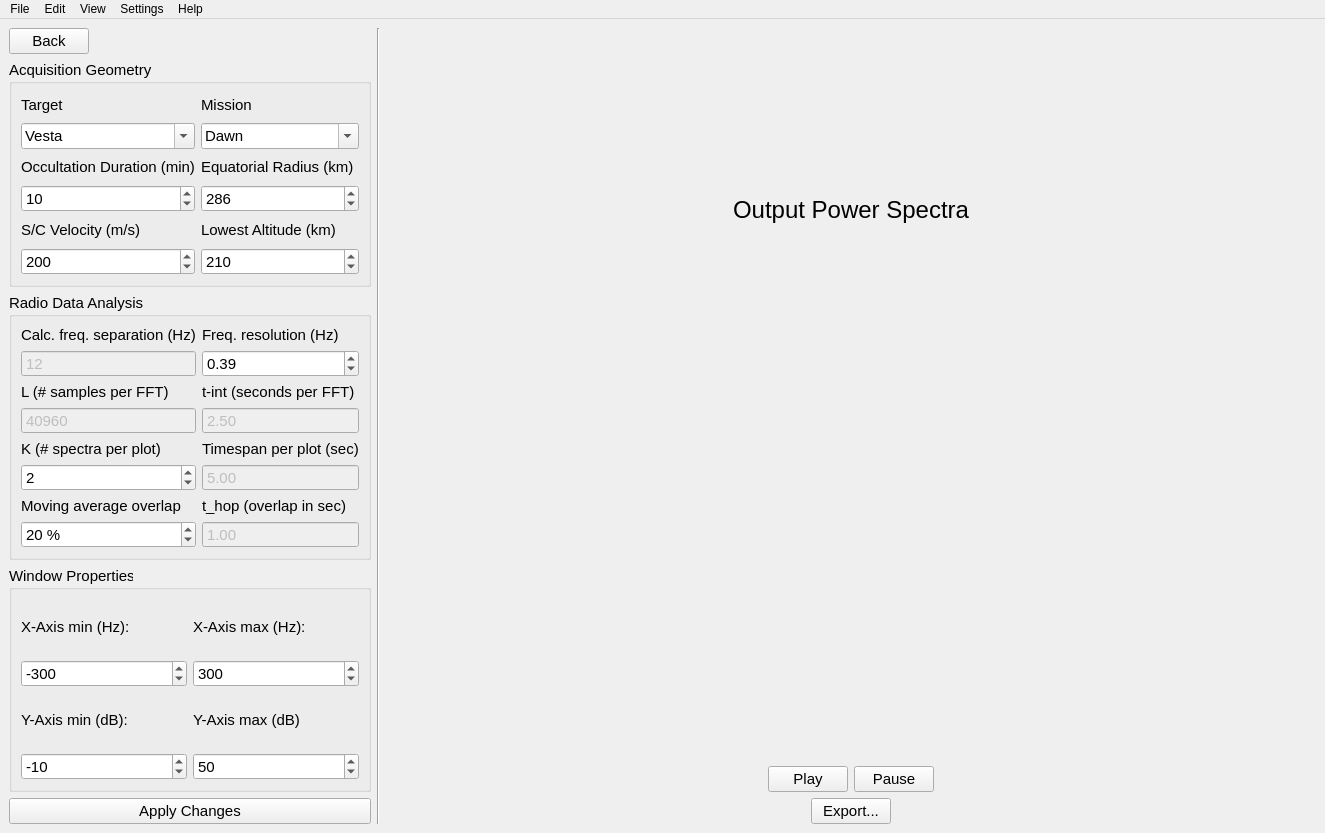
<?xml version="1.0" encoding="UTF-8"?>
<ui version="4.0">
 <class>MainWindow</class>
 <widget class="QMainWindow" name="MainWindow">
  <property name="geometry">
   <rect>
    <x>0</x>
    <y>0</y>
    <width>1325</width>
    <height>833</height>
   </rect>
  </property>
  <property name="font">
   <font>
    <family>Arial</family>
    <pointsize>9</pointsize>
    <weight>50</weight>
    <bold>false</bold>
   </font>
  </property>
  <property name="windowTitle">
   <string>MainWindow</string>
  </property>
  <widget class="QWidget" name="centralwidget">
   <property name="font">
    <font>
     <pointsize>9</pointsize>
    </font>
   </property>
   <layout class="QGridLayout" name="gridLayout">
    <item row="1" column="2">
     <layout class="QHBoxLayout" name="horizontalLayout" stretch="1,1,5">
      <item>
       <layout class="QVBoxLayout" name="vlayout_left">
        <item>
         <layout class="QHBoxLayout" name="horizontalLayout_7">
          <item>
           <widget class="QPushButton" name="btn_back">
            <property name="font">
             <font>
              <pointsize>11</pointsize>
             </font>
            </property>
            <property name="text">
             <string>Back</string>
            </property>
           </widget>
          </item>
          <item>
           <spacer name="horizontalSpacer_5">
            <property name="orientation">
             <enum>Qt::Horizontal</enum>
            </property>
            <property name="sizeHint" stdset="0">
             <size>
              <width>40</width>
              <height>20</height>
             </size>
            </property>
           </spacer>
          </item>
         </layout>
        </item>
        <item>
         <widget class="QGroupBox" name="group_aq_geometry">
          <property name="font">
           <font>
            <family>Arial</family>
            <pointsize>11</pointsize>
           </font>
          </property>
          <property name="title">
           <string>Acquisition Geometry</string>
          </property>
          <layout class="QGridLayout" name="gridLayout_3">
           <item row="0" column="0">
            <widget class="QLabel" name="lbl_target">
             <property name="font">
              <font>
               <family>Arial</family>
               <pointsize>11</pointsize>
              </font>
             </property>
             <property name="text">
              <string>Target</string>
             </property>
            </widget>
           </item>
           <item row="2" column="0">
            <widget class="QLabel" name="lbl_occ_duration">
             <property name="font">
              <font>
               <family>Arial</family>
               <pointsize>11</pointsize>
              </font>
             </property>
             <property name="text">
              <string>Occultation Duration (min)</string>
             </property>
            </widget>
           </item>
           <item row="2" column="1">
            <widget class="QLabel" name="lbl_eq_radius">
             <property name="font">
              <font>
               <family>Arial</family>
               <pointsize>11</pointsize>
              </font>
             </property>
             <property name="text">
              <string>Equatorial Radius (km)</string>
             </property>
            </widget>
           </item>
           <item row="1" column="0">
            <widget class="QComboBox" name="combo_target">
             <property name="enabled">
              <bool>true</bool>
             </property>
             <property name="editable">
              <bool>true</bool>
             </property>
             <property name="currentText">
              <string>Vesta</string>
             </property>
            </widget>
           </item>
           <item row="1" column="1">
            <widget class="QComboBox" name="combo_mission">
             <property name="enabled">
              <bool>true</bool>
             </property>
             <property name="editable">
              <bool>true</bool>
             </property>
             <property name="currentText">
              <string>Dawn</string>
             </property>
            </widget>
           </item>
           <item row="0" column="1">
            <widget class="QLabel" name="lbl_mission">
             <property name="font">
              <font>
               <family>Arial</family>
               <pointsize>11</pointsize>
              </font>
             </property>
             <property name="text">
              <string>Mission</string>
             </property>
            </widget>
           </item>
           <item row="4" column="1">
            <widget class="QLabel" name="lbl_lowest_alt">
             <property name="font">
              <font>
               <family>Arial</family>
               <pointsize>11</pointsize>
              </font>
             </property>
             <property name="text">
              <string>Lowest Altitude (km)</string>
             </property>
            </widget>
           </item>
           <item row="4" column="0">
            <widget class="QLabel" name="lbl_sc_veolcity">
             <property name="font">
              <font>
               <family>Arial</family>
               <pointsize>11</pointsize>
              </font>
             </property>
             <property name="text">
              <string>S/C Velocity (m/s)</string>
             </property>
            </widget>
           </item>
           <item row="3" column="0">
            <widget class="QDoubleSpinBox" name="spin_occ_duration">
             <property name="decimals">
              <number>0</number>
             </property>
             <property name="maximum">
              <double>1000.000000000000000</double>
             </property>
             <property name="value">
              <double>10.000000000000000</double>
             </property>
            </widget>
           </item>
           <item row="3" column="1">
            <widget class="QDoubleSpinBox" name="spin_eq_radius">
             <property name="decimals">
              <number>0</number>
             </property>
             <property name="maximum">
              <double>100000.000000000000000</double>
             </property>
             <property name="value">
              <double>286.000000000000000</double>
             </property>
            </widget>
           </item>
           <item row="5" column="0">
            <widget class="QDoubleSpinBox" name="spin_sc_velocity">
             <property name="decimals">
              <number>0</number>
             </property>
             <property name="maximum">
              <double>10000.000000000000000</double>
             </property>
             <property name="value">
              <double>200.000000000000000</double>
             </property>
            </widget>
           </item>
           <item row="5" column="1">
            <widget class="QDoubleSpinBox" name="spin_lowest_alt">
             <property name="decimals">
              <number>0</number>
             </property>
             <property name="maximum">
              <double>10000.000000000000000</double>
             </property>
             <property name="value">
              <double>210.000000000000000</double>
             </property>
            </widget>
           </item>
          </layout>
         </widget>
        </item>
        <item>
         <widget class="QGroupBox" name="group_radio_analysis">
          <property name="font">
           <font>
            <family>Arial</family>
            <pointsize>11</pointsize>
           </font>
          </property>
          <property name="title">
           <string>Radio Data Analysis </string>
          </property>
          <layout class="QGridLayout" name="gridLayout_4">
           <item row="0" column="0">
            <widget class="QLabel" name="lbl_freq_separation">
             <property name="font">
              <font>
               <family>Arial</family>
               <pointsize>11</pointsize>
              </font>
             </property>
             <property name="text">
              <string>Calc. freq. separation (Hz)</string>
             </property>
            </widget>
           </item>
           <item row="5" column="0">
            <widget class="QDoubleSpinBox" name="spin_k_spec">
             <property name="enabled">
              <bool>true</bool>
             </property>
             <property name="font">
              <font>
               <family>Arial</family>
               <pointsize>11</pointsize>
              </font>
             </property>
             <property name="decimals">
              <number>0</number>
             </property>
             <property name="maximum">
              <double>1000.000000000000000</double>
             </property>
             <property name="value">
              <double>2.000000000000000</double>
             </property>
            </widget>
           </item>
           <item row="3" column="1">
            <widget class="QDoubleSpinBox" name="spin_t_int">
             <property name="enabled">
              <bool>false</bool>
             </property>
             <property name="buttonSymbols">
              <enum>QAbstractSpinBox::NoButtons</enum>
             </property>
             <property name="decimals">
              <number>2</number>
             </property>
             <property name="maximum">
              <double>1000.000000000000000</double>
             </property>
             <property name="value">
              <double>2.500000000000000</double>
             </property>
            </widget>
           </item>
           <item row="4" column="0">
            <widget class="QLabel" name="lbl_k_spec">
             <property name="font">
              <font>
               <family>Arial</family>
               <pointsize>11</pointsize>
              </font>
             </property>
             <property name="text">
              <string>K (# spectra per plot)</string>
             </property>
            </widget>
           </item>
           <item row="7" column="1">
            <widget class="QDoubleSpinBox" name="spin_t_hop">
             <property name="enabled">
              <bool>false</bool>
             </property>
             <property name="buttonSymbols">
              <enum>QAbstractSpinBox::NoButtons</enum>
             </property>
             <property name="maximum">
              <double>1000.000000000000000</double>
             </property>
             <property name="value">
              <double>1.000000000000000</double>
             </property>
            </widget>
           </item>
           <item row="2" column="1">
            <widget class="QLabel" name="lbl_t_int">
             <property name="font">
              <font>
               <family>Arial</family>
               <pointsize>11</pointsize>
              </font>
             </property>
             <property name="text">
              <string>t-int (seconds per FFT)</string>
             </property>
            </widget>
           </item>
           <item row="5" column="1">
            <widget class="QDoubleSpinBox" name="spin_timespan">
             <property name="enabled">
              <bool>false</bool>
             </property>
             <property name="buttonSymbols">
              <enum>QAbstractSpinBox::NoButtons</enum>
             </property>
             <property name="maximum">
              <double>1000.000000000000000</double>
             </property>
             <property name="value">
              <double>5.000000000000000</double>
             </property>
            </widget>
           </item>
           <item row="0" column="1">
            <widget class="QLabel" name="lbl_freq_res">
             <property name="font">
              <font>
               <family>Arial</family>
               <pointsize>11</pointsize>
              </font>
             </property>
             <property name="text">
              <string>Freq. resolution (Hz)</string>
             </property>
            </widget>
           </item>
           <item row="4" column="1">
            <widget class="QLabel" name="lbl_timespan">
             <property name="font">
              <font>
               <family>Arial</family>
               <pointsize>11</pointsize>
              </font>
             </property>
             <property name="text">
              <string>Timespan per plot (sec)</string>
             </property>
            </widget>
           </item>
           <item row="2" column="0">
            <widget class="QLabel" name="lbl_l_win">
             <property name="font">
              <font>
               <family>Arial</family>
               <pointsize>11</pointsize>
              </font>
             </property>
             <property name="text">
              <string>L (# samples per FFT)</string>
             </property>
            </widget>
           </item>
           <item row="7" column="0">
            <widget class="QDoubleSpinBox" name="spin_moving_overlap">
             <property name="enabled">
              <bool>true</bool>
             </property>
             <property name="font">
              <font>
               <family>Arial</family>
               <pointsize>11</pointsize>
              </font>
             </property>
             <property name="suffix">
              <string> %</string>
             </property>
             <property name="decimals">
              <number>0</number>
             </property>
             <property name="value">
              <double>20.000000000000000</double>
             </property>
            </widget>
           </item>
           <item row="1" column="0">
            <widget class="QDoubleSpinBox" name="spin_freq_separation">
             <property name="enabled">
              <bool>false</bool>
             </property>
             <property name="buttonSymbols">
              <enum>QAbstractSpinBox::NoButtons</enum>
             </property>
             <property name="decimals">
              <number>0</number>
             </property>
             <property name="maximum">
              <double>1000.000000000000000</double>
             </property>
             <property name="value">
              <double>12.000000000000000</double>
             </property>
            </widget>
           </item>
           <item row="1" column="1">
            <widget class="QDoubleSpinBox" name="spin_freq_res">
             <property name="enabled">
              <bool>true</bool>
             </property>
             <property name="font">
              <font>
               <family>Arial</family>
               <pointsize>11</pointsize>
              </font>
             </property>
             <property name="decimals">
              <number>2</number>
             </property>
             <property name="maximum">
              <double>1000.000000000000000</double>
             </property>
             <property name="singleStep">
              <double>0.010000000000000</double>
             </property>
             <property name="value">
              <double>0.390000000000000</double>
             </property>
            </widget>
           </item>
           <item row="6" column="0">
            <widget class="QLabel" name="lbl_moving_overlap">
             <property name="font">
              <font>
               <family>Arial</family>
               <pointsize>11</pointsize>
              </font>
             </property>
             <property name="text">
              <string>Moving average overlap</string>
             </property>
            </widget>
           </item>
           <item row="6" column="1">
            <widget class="QLabel" name="lbl_t_hop">
             <property name="font">
              <font>
               <family>Arial</family>
               <pointsize>11</pointsize>
              </font>
             </property>
             <property name="text">
              <string>t_hop (overlap in sec)</string>
             </property>
            </widget>
           </item>
           <item row="3" column="0">
            <widget class="QDoubleSpinBox" name="spin_l_win">
             <property name="enabled">
              <bool>false</bool>
             </property>
             <property name="buttonSymbols">
              <enum>QAbstractSpinBox::NoButtons</enum>
             </property>
             <property name="decimals">
              <number>0</number>
             </property>
             <property name="maximum">
              <double>1000000.000000000000000</double>
             </property>
             <property name="value">
              <double>40960.000000000000000</double>
             </property>
            </widget>
           </item>
          </layout>
         </widget>
        </item>
        <item>
         <widget class="QGroupBox" name="group_wind_props">
          <property name="font">
           <font>
            <family>Arial</family>
            <pointsize>11</pointsize>
           </font>
          </property>
          <property name="title">
           <string>Window Properties</string>
          </property>
          <layout class="QGridLayout" name="gridLayout_5">
           <item row="0" column="0">
            <widget class="QLabel" name="lbl_xmin">
             <property name="font">
              <font>
               <family>Arial</family>
               <pointsize>11</pointsize>
              </font>
             </property>
             <property name="text">
              <string>X-Axis min (Hz):</string>
             </property>
            </widget>
           </item>
           <item row="2" column="1">
            <widget class="QLabel" name="lbl_ymax">
             <property name="font">
              <font>
               <family>Arial</family>
               <pointsize>11</pointsize>
              </font>
             </property>
             <property name="text">
              <string>Y-Axis max (dB)</string>
             </property>
            </widget>
           </item>
           <item row="2" column="0">
            <widget class="QLabel" name="lbl_ymin">
             <property name="font">
              <font>
               <family>Arial</family>
               <pointsize>11</pointsize>
              </font>
             </property>
             <property name="text">
              <string>Y-Axis min (dB):</string>
             </property>
            </widget>
           </item>
           <item row="0" column="1">
            <widget class="QLabel" name="lbl_xmax">
             <property name="font">
              <font>
               <family>Arial</family>
               <pointsize>11</pointsize>
              </font>
             </property>
             <property name="text">
              <string>X-Axis max (Hz):</string>
             </property>
            </widget>
           </item>
           <item row="1" column="0">
            <widget class="QDoubleSpinBox" name="spin_xmin">
             <property name="decimals">
              <number>0</number>
             </property>
             <property name="minimum">
              <double>-10000.000000000000000</double>
             </property>
             <property name="maximum">
              <double>10000.000000000000000</double>
             </property>
             <property name="value">
              <double>-300.000000000000000</double>
             </property>
            </widget>
           </item>
           <item row="1" column="1">
            <widget class="QDoubleSpinBox" name="spin_xmax">
             <property name="decimals">
              <number>0</number>
             </property>
             <property name="minimum">
              <double>-10000.000000000000000</double>
             </property>
             <property name="maximum">
              <double>10000.000000000000000</double>
             </property>
             <property name="value">
              <double>300.000000000000000</double>
             </property>
            </widget>
           </item>
           <item row="3" column="0">
            <widget class="QDoubleSpinBox" name="spin_ymin">
             <property name="decimals">
              <number>0</number>
             </property>
             <property name="minimum">
              <double>-1000.000000000000000</double>
             </property>
             <property name="maximum">
              <double>1000.000000000000000</double>
             </property>
             <property name="value">
              <double>-10.000000000000000</double>
             </property>
            </widget>
           </item>
           <item row="3" column="1">
            <widget class="QDoubleSpinBox" name="spin_ymax">
             <property name="decimals">
              <number>0</number>
             </property>
             <property name="minimum">
              <double>-1000.000000000000000</double>
             </property>
             <property name="maximum">
              <double>1000.000000000000000</double>
             </property>
             <property name="value">
              <double>50.000000000000000</double>
             </property>
            </widget>
           </item>
          </layout>
         </widget>
        </item>
        <item>
         <widget class="QPushButton" name="btn_apply_changes">
          <property name="font">
           <font>
            <family>Arial</family>
            <pointsize>11</pointsize>
           </font>
          </property>
          <property name="text">
           <string>Apply Changes</string>
          </property>
         </widget>
        </item>
       </layout>
      </item>
      <item>
       <widget class="Line" name="vline_center_divider">
        <property name="font">
         <font>
          <family>Arial</family>
          <pointsize>9</pointsize>
         </font>
        </property>
        <property name="orientation">
         <enum>Qt::Vertical</enum>
        </property>
       </widget>
      </item>
      <item>
       <layout class="QVBoxLayout" name="vlayout_right">
        <item>
         <widget class="QLabel" name="lbl_graph_header">
          <property name="font">
           <font>
            <family>Arial</family>
            <pointsize>18</pointsize>
           </font>
          </property>
          <property name="text">
           <string>Output Power Spectra</string>
          </property>
          <property name="alignment">
           <set>Qt::AlignCenter</set>
          </property>
         </widget>
        </item>
        <item>
         <widget class="BSRAnimation" name="animation_widget" native="true"/>
        </item>
        <item>
         <layout class="QHBoxLayout" name="horizontalLayout_3">
          <item>
           <spacer name="horizontalSpacer">
            <property name="orientation">
             <enum>Qt::Horizontal</enum>
            </property>
            <property name="sizeHint" stdset="0">
             <size>
              <width>40</width>
              <height>20</height>
             </size>
            </property>
           </spacer>
          </item>
          <item>
           <widget class="QPushButton" name="btn_play">
            <property name="font">
             <font>
              <pointsize>11</pointsize>
             </font>
            </property>
            <property name="text">
             <string>Play</string>
            </property>
           </widget>
          </item>
          <item>
           <widget class="QPushButton" name="btn_pause">
            <property name="font">
             <font>
              <pointsize>11</pointsize>
             </font>
            </property>
            <property name="text">
             <string>Pause</string>
            </property>
           </widget>
          </item>
          <item>
           <spacer name="horizontalSpacer_2">
            <property name="orientation">
             <enum>Qt::Horizontal</enum>
            </property>
            <property name="sizeHint" stdset="0">
             <size>
              <width>40</width>
              <height>20</height>
             </size>
            </property>
           </spacer>
          </item>
         </layout>
        </item>
        <item>
         <layout class="QHBoxLayout" name="horizontalLayout_5">
          <item>
           <spacer name="horizontalSpacer_3">
            <property name="orientation">
             <enum>Qt::Horizontal</enum>
            </property>
            <property name="sizeHint" stdset="0">
             <size>
              <width>40</width>
              <height>20</height>
             </size>
            </property>
           </spacer>
          </item>
          <item>
           <widget class="QPushButton" name="btn_export">
            <property name="enabled">
             <bool>true</bool>
            </property>
            <property name="font">
             <font>
              <family>Arial</family>
              <pointsize>11</pointsize>
             </font>
            </property>
            <property name="text">
             <string>Export...</string>
            </property>
           </widget>
          </item>
          <item>
           <spacer name="horizontalSpacer_4">
            <property name="orientation">
             <enum>Qt::Horizontal</enum>
            </property>
            <property name="sizeHint" stdset="0">
             <size>
              <width>40</width>
              <height>20</height>
             </size>
            </property>
           </spacer>
          </item>
         </layout>
        </item>
       </layout>
      </item>
     </layout>
    </item>
   </layout>
  </widget>
  <widget class="QMenuBar" name="menubar">
   <property name="geometry">
    <rect>
     <x>0</x>
     <y>0</y>
     <width>1325</width>
     <height>26</height>
    </rect>
   </property>
   <widget class="QMenu" name="menuFile">
    <property name="title">
     <string>File</string>
    </property>
   </widget>
   <widget class="QMenu" name="menuEdit">
    <property name="title">
     <string>Edit</string>
    </property>
   </widget>
   <widget class="QMenu" name="menuView">
    <property name="title">
     <string>View</string>
    </property>
   </widget>
   <widget class="QMenu" name="menuSettings">
    <property name="title">
     <string>Settings</string>
    </property>
   </widget>
   <widget class="QMenu" name="menuHelp">
    <property name="font">
     <font>
      <family>Arial</family>
     </font>
    </property>
    <property name="title">
     <string>Help</string>
    </property>
   </widget>
   <addaction name="menuFile"/>
   <addaction name="menuEdit"/>
   <addaction name="menuView"/>
   <addaction name="menuSettings"/>
   <addaction name="menuHelp"/>
  </widget>
  <action name="actionView">
   <property name="text">
    <string>View</string>
   </property>
  </action>
 </widget>
 <customwidgets>
  <customwidget>
   <class>BSRAnimation</class>
   <extends>QWidget</extends>
   <header>animation</header>
   <container>1</container>
  </customwidget>
 </customwidgets>
 <resources/>
 <connections/>
</ui>
